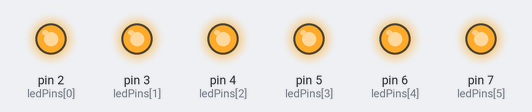
This sketch was run on a simulated Arduino Uno, built with avr-gcc and run on an emulated ATmega328P. Parts: output pins drawn as LEDs (lit = HIGH).

Above: at 0.2 s.
At 1.0 s:
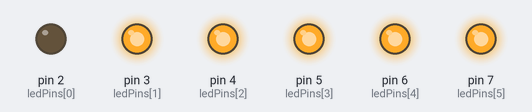
At 3.0 s:
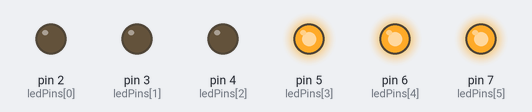
At 5.0 s:
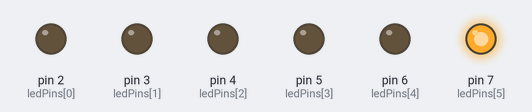
At 7.0 s:
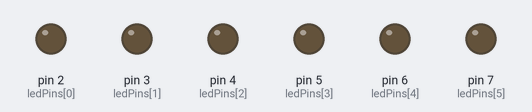
At 10.5 s:
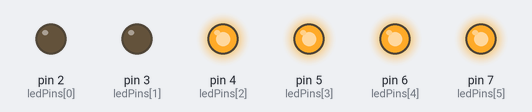
Timing chart, 0 to 11.1 s (numbered marks = the images above):
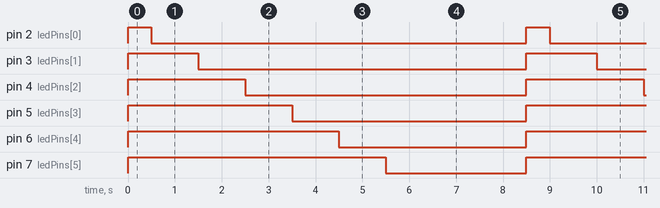

Measured:
- by itself, pin 2 (ledPins[0]): alternates HIGH for 0.50 s and LOW for 8.0 s
- by itself, pin 3 (ledPins[1]): alternates HIGH for 1.5 s and LOW for 7.0 s
- by itself, pin 4 (ledPins[2]): alternates HIGH for 2.5 s and LOW for 6.0 s
- by itself, pin 5 (ledPins[3]): alternates HIGH for 3.5 s and LOW for 5.0 s
- by itself, pin 6 (ledPins[4]): alternates HIGH for 4.5 s and LOW for 4.0 s
- by itself, pin 7 (ledPins[5]): alternates HIGH for 5.5 s and LOW for 3.0 s

The sketch:

Project_18_Digital_Hourglass.ino
```cpp
// Project 18: Digital Hourglass
// Simulates an hourglass with a series of LEDs.

const int ledPins[] = {2, 3, 4, 5, 6, 7}; // 6 LEDs
const int numLeds = 6;
const long interval = 1000; // 1 second per "grain of sand"

void setup() {
  for (int i = 0; i < numLeds; i++) {
    pinMode(ledPins[i], OUTPUT);
  }
}

void loop() {
  // Turn all LEDs on
  for (int i = 0; i < numLeds; i++) {
    digitalWrite(ledPins[i], HIGH);
  }
  delay(500);

  // "Sand" flows down
  for (int i = 0; i < numLeds; i++) {
    digitalWrite(ledPins[i], LOW);
    delay(interval);
  }

  delay(2000); // Wait before flipping
}
```
